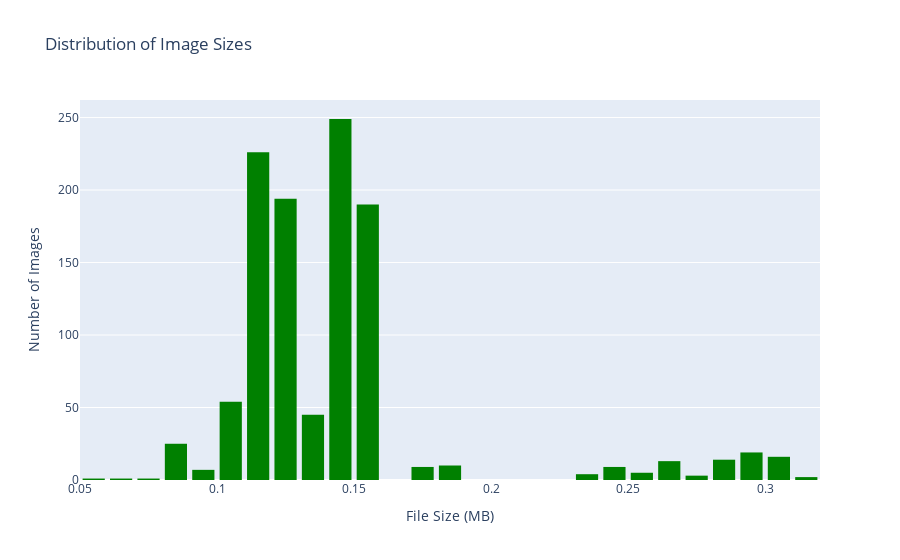

Here is the notebook cell this chart was saved with:
### Code cell
#Sizes in MB
sizes_MB = []
for img_path in df["img_path"]:
    #load image
    img = cv2.imread(img_path)
    #Get image size
    size = os.path.getsize(img_path)
    sizes_MB.append(size/1_000_000)
    
fig = px.histogram(x=sizes_MB, nbins = 50, title = "Distribution of Image Sizes")
fig.update_layout(xaxis_title = "File Size (MB)",
                 yaxis_title = "Number of Images",
                 showlegend = False,
                 bargap = 0.1,
                 bargroupgap = 0.1)
fig.update_traces(marker = dict(color = "green"))
fig.show()

### Figure 1 — Plotly figure (JSON) as saved in the notebook; plotly's stock layout.template omitted (floating-point values rounded to 4 significant figures; data arrays with more than 128 entries replaced by an {"elided": "..."} marker saying what was removed)
{"data": [{"alignmentgroup": "True", "bingroup": "x", "hovertemplate": "x=%{x}<br>count=%{y}<extra></extra>", "legendgroup": "", "marker": {"color": "green", "pattern": {"shape": ""}}, "name": "", "nbinsx": 50, "offsetgroup": "", "orientation": "v", "showlegend": false, "x": {"elided": "1097 float values"}, "xaxis": "x", "yaxis": "y", "type": "histogram"}], "layout": {"xaxis": {"anchor": "y", "domain": [0, 1], "title": {"text": "File Size (MB)"}, "type": "linear", "range": [0.05, 0.32], "autorange": true}, "yaxis": {"anchor": "x", "domain": [0, 1], "title": {"text": "Number of Images"}, "range": [0, 262.1], "autorange": true}, "legend": {"tracegroupgap": 0}, "title": {"text": "Distribution of Image Sizes"}, "barmode": "relative", "showlegend": false, "bargap": 0.1, "bargroupgap": 0.1, "autosize": true}}
